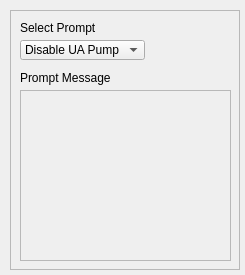
<?xml version="1.0" encoding="UTF-8"?>
<ui version="4.0">
 <class>Form</class>
 <widget class="QWidget" name="Form">
  <property name="geometry">
   <rect>
    <x>0</x>
    <y>0</y>
    <width>245</width>
    <height>275</height>
   </rect>
  </property>
  <property name="minimumSize">
   <size>
    <width>245</width>
    <height>275</height>
   </size>
  </property>
  <property name="windowTitle">
   <string>Prompt User For Action</string>
  </property>
  <widget class="QFrame" name="frame">
   <property name="geometry">
    <rect>
     <x>10</x>
     <y>10</y>
     <width>230</width>
     <height>260</height>
    </rect>
   </property>
   <property name="frameShape">
    <enum>QFrame::StyledPanel</enum>
   </property>
   <property name="frameShadow">
    <enum>QFrame::Raised</enum>
   </property>
   <widget class="QLabel" name="label_8">
    <property name="geometry">
     <rect>
      <x>10</x>
      <y>10</y>
      <width>85</width>
      <height>16</height>
     </rect>
    </property>
    <property name="text">
     <string>Select Prompt</string>
    </property>
   </widget>
   <widget class="QComboBox" name="prompt_field">
    <property name="geometry">
     <rect>
      <x>10</x>
      <y>30</y>
      <width>125</width>
      <height>20</height>
     </rect>
    </property>
    <item>
     <property name="text">
      <string>Disable UA Pump</string>
     </property>
    </item>
    <item>
     <property name="text">
      <string>Selection 2</string>
     </property>
    </item>
    <item>
     <property name="text">
      <string>Selection 3</string>
     </property>
    </item>
   </widget>
   <widget class="QLabel" name="label">
    <property name="geometry">
     <rect>
      <x>10</x>
      <y>60</y>
      <width>91</width>
      <height>16</height>
     </rect>
    </property>
    <property name="text">
     <string>Prompt Message</string>
    </property>
   </widget>
   <widget class="QTextEdit" name="prompt_message_box">
    <property name="enabled">
     <bool>false</bool>
    </property>
    <property name="geometry">
     <rect>
      <x>10</x>
      <y>80</y>
      <width>211</width>
      <height>171</height>
     </rect>
    </property>
   </widget>
  </widget>
 </widget>
 <resources/>
 <connections/>
</ui>
